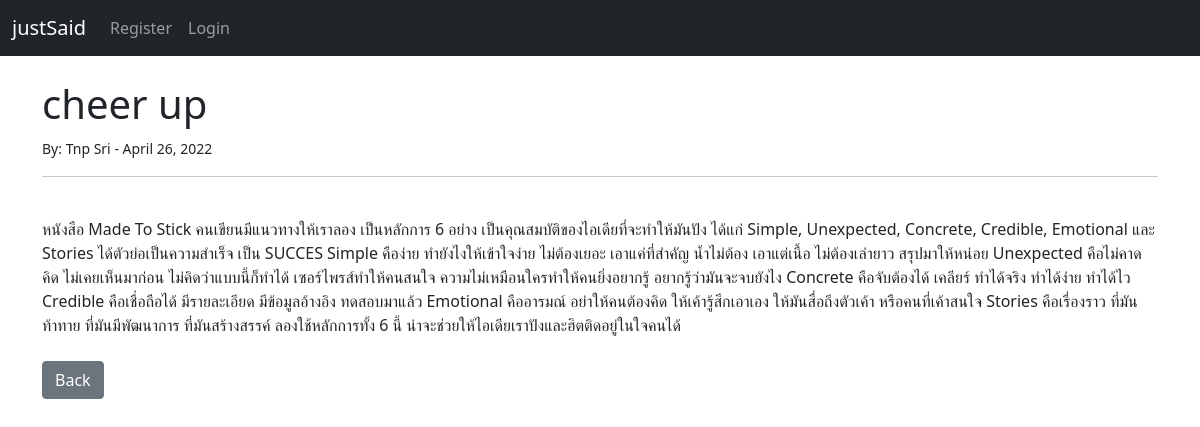
Screenshot of /blog/27 with the database file from the repository.
### justSaid_web/models.py (models this page shows, shortened)
class Post(models.Model):
    title = models.CharField(max_length=255)
    title_tag = models.CharField(max_length=255)
    author = models.ForeignKey(User,on_delete=models.CASCADE) #ลบเมื่อuserไม่อยู่
    body = models.TextField()
    post_date = models.DateField(auto_now_add=True)
    category = models.CharField(max_length=255,default='coding')

### justSaid_web/views.py (the view)
# urls.py: path('blog/<int:pk>', BlogDetailView.as_view(),name='blog-detail'), # pk=primary key
class BlogDetailView(DetailView):
    model = Post
    template_name = 'blog_detail.html'

### justSaid_web/templates/blog_detail.html (shortened to what this page needs)
{% extends 'base.html' %}
{% block content %}
<h1>{{ post.title }}</h1>
<small>By: {{ post.author.first_name }} {{ post.author.last_name }} - {{ post.post_date }}
</small><br/>
<hr>
<br/>
{{ post.body }}
<br/><br/>
<a href="{% url 'home' %}" class="btn btn-secondary">Back</a>
{% endblock %}

### rows the page displays
Post: title "cheer up", author.first_name "Tnp", author.last_name "Sri", post_date "April 26, 2022", body "หนังสือ Made To Stick คนเขียนมีแนวทางให้เราลอง เป็นหลักการ 6 อย่าง เป็นคุณสมบัติของไอเดียที่จะทำให้มันปัง ได้แก่ Simple, Unexpected, Concrete, Credible, Emotional และ Stories ได้ตัวย่อเป็นความสำเร็จ เป็น SUCCES Simple คือง่าย ทำยังไงให้เข้าใจง่าย ไม่ต้องเยอะ เอาแค่ที่สำคัญ น้ำไม่ต้อง เอาแต่เนื้อ ไม่ต้องเล่ายาว สรุปมาให้หน่อย Unexpected คือไม่คาดคิด ไม่เคยเห็นมาก่อน ไม่คิดว่าแบบนี้ก็ทำได้ เซอร์ไพรส์ทำให้คนสนใจ ความไม่เหมือนใครทำให้คนยิ่งอยากรู้ อยากรู้ว่ามันจะจบยังไง Concrete คือจับต้องได้ เคลียร์ ทำได้จริง ทำได้ง่าย ทำได้ไว Credible คือเชื่อถือได้ มีรายละเอียด มีข้อมูลอ้างอิง ทดสอบมาแล้ว Emotional คืออารมณ์ อย่าให้คนต้องคิด ให้เค้ารู้สึกเอาเอง ให้มันสื่อถึงตัวเค้า หรือคนที่เค้าสนใจ Stories…"
